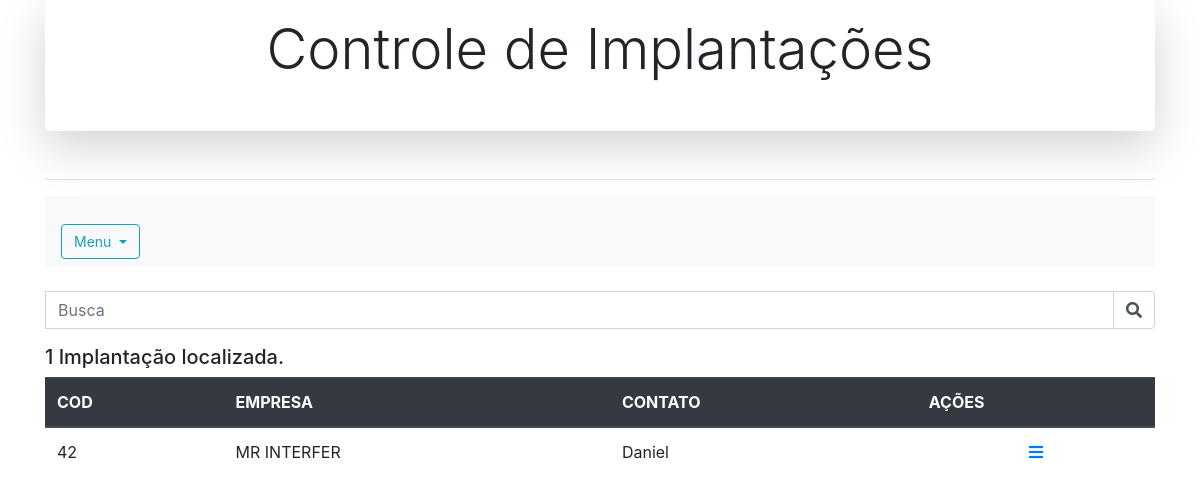
/index.php?procura=MR INTERFER, run on the app's committed database.
### tables this page shows
CREATE TABLE `cliente` (
  `id_cliente` int(11) NOT NULL,
  `data_cadastro` timestamp NOT NULL DEFAULT CURRENT_TIMESTAMP,
  `razaosocial` varchar(100) NOT NULL,
  `contato` varchar(50) NOT NULL,
  `obs` varchar(200) DEFAULT NULL,
  `ativo` varchar(5) NOT NULL,
  `data_encerramento` timestamp NULL DEFAULT CURRENT_TIMESTAMP
);

### index.php (the view, shortened to what this page needs)
<?php
include_once "conecta.php";
include "cabecalho.php";
?>
<nav class="navbar navbar-expand-lg navbar-light bg-light">
    <div class="btn-group">
        <button type="button" class="btn btn-outline-info dropdown-toggle" data-toggle="dropdown" aria-haspopup="true" aria-expanded="false">
            Menu
        </button>
</nav>
<br>
<table class="table table-hover" width="100%">
    <thead class="thead-dark">
        <tr>
            <th>COD</th>
            <th>EMPRESA</th>
            <th>CONTATO</th>
            <th>AÇÕES</th>
        </tr>
    </thead>
    <form>
        <div class="form-group input-group">
            <input type="text" class="form-control" name="procura" placeholder="Busca">
            <div class="input-group-append">
                <div class="input-group-text" style="background-color: #FFF"><i class="fas fa-search"></i></div>
            </div>
        </div>
    </form>
    <?php
    $p = $_GET["procura"];
    $stmt = $conn->prepare("SELECT *
                            FROM cliente
                            WHERE ativo = 'T' AND
                                  razaosocial LIKE '%$p%' OR
                                  contato     LIKE '%$p%' OR
                                  id_cliente = '{$p}' ");
    $stmt->execute();
    $count = $stmt->rowCount();
    if ($count == 0) {
        echo ("<h5>Não Localizado implantações para o cliente $p</h5>");
    } else if ($count == 1) {
        echo ("<h5>" . $count . " Implantação localizada.</h5>");
    } else if ($count > 1) {
        echo ("<h5>". $count . " Implantações localizadas</h5>");
    }
    while ($rs = $stmt->fetch(PDO::FETCH_OBJ)) {
    ?>
        <tr>
            <td><?php echo $rs->id_cliente; ?> </td>
            <td><?php echo $rs->razaosocial; ?> </td>
            <td><?php echo $rs->contato; ?></td>
            <td>
                <center>
                    <a href=implantacao.php?id=<?php echo $rs->id_cliente; ?> <i class="fas fa-bars"></i></a>
                </center>
            </td>
        </tr>
    <?php
    }
    ?>
</table>
</div>
<? include "scripts.php"; ?>

### css/styles.css (style rules this page uses)
html { height: 100%; }
body { height: 100%; }
form { padding-top: 10px; font-size: 14px; margin-top: 30px; }
.btn { font-size: 14px; margin-top: 20px; }

### data on the page
cliente: id_cliente "42", razaosocial "MR INTERFER", contato "Daniel"

### other printed values
$count "1"
